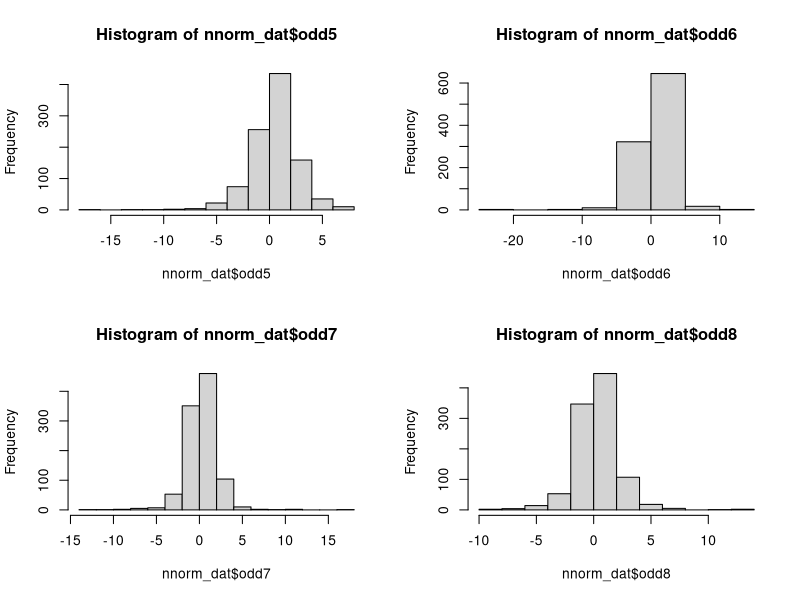
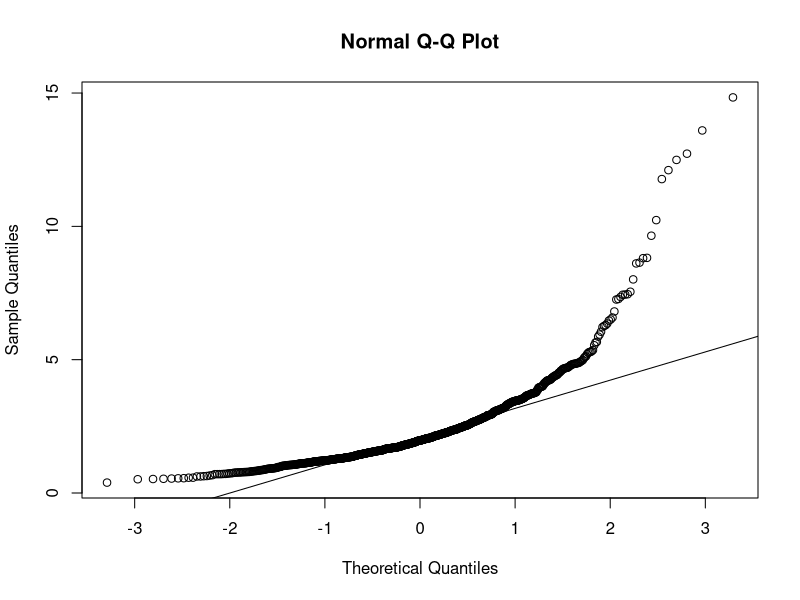

Write R code to recreate these figures, in order. (Note: this script raises an error after producing the figures.)
## ---- chunk 1
library(lavaan)
## ---- chunk 2
nnorm_dat <- read.csv("nonnormal.csv", header = T)
head(nnorm_dat)
## ---- chunk 3
par(mfrow = c(2, 2)) #opens graph window with 2 rows 2 columns
hist(nnorm_dat$odd5)
hist(nnorm_dat$odd6)
hist(nnorm_dat$odd7)
hist(nnorm_dat$odd8)
## ---- chunk 4
#install.packages("psych")
library(psych)
describe(nnorm_dat)
## ---- chunk 5
par(mfrow = c(1, 1)) #opens graph window
mardia(nnorm_dat)
## ---- chunk 6
cfaSyn <- "
	odd =~ odd1 + odd2 + odd3 + odd4 + odd5 + odd6 + odd7 + odd8
"
## ---- chunk 7
mlrFit <- lavaan::sem(cfaSyn, 
              data = nnorm_dat, 
              fixed.x = FALSE,
              estimator = "mlr")

summary(mlrFit, fit.measure = T)
## ---- chunk 8
odd <- read.csv("oddData.csv", header = T)
head(odd)
## ---- chunk 9
oddOneFac = '
	#Specify Overall Odd Factor
	odd  =~ odd1 + odd2 + odd3 + odd4 + odd5 + odd6 + odd7 + odd8
	'
## ---- chunk 10
oneFacFit <- lavaan::sem(oddOneFac, 
                 data = odd,
                 ordered=c('odd1','odd2','odd3','odd4','odd5','odd6','odd7','odd8'), 
                 fixed.x = FALSE) 
#declare these as ordered variable

summary(oneFacFit, fit.measures = T)
## ---- chunk 11
FitMessy <- lavaan::sem(oddOneFac, 
                data = odd,
                ordered=c('odd1','odd2','odd3','odd4','odd5','odd6','odd7','odd8'), 
                fixed.x = FALSE,
                estimator = "DWLS",
                #missing = 'fiml'
                ) 

FitMessy
#summary(FitMessy, fit.measures = T)
## ---- chunk 12
FitMessy <- lavaan::sem(oddOneFac, 
                data = nnorm_dat,
                #ordered=c('odd1','odd2','odd3','odd4','odd5','odd6','odd7','odd8'), 
                fixed.x = FALSE,
                estimator = "mlr",
                missing = 'fiml') 

FitMessy
#summary(FitMessy, fit.measures = T)
